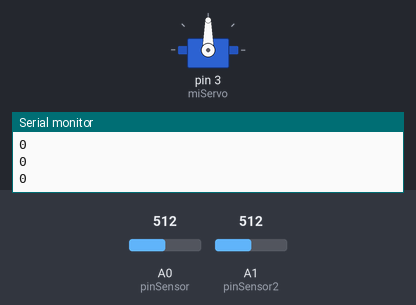
This sketch was run on a simulated Arduino Uno, built with avr-gcc and run on an emulated ATmega328P. Parts: servo, the last lines printed to the serial monitor. The inputs (shaded band) are chosen by the test bench; at power-on: A0 (pinSensor) = 512, A1 (pinSensor2) = 512.

Above: at 1.3 s.
1.4 s: A0 (pinSensor) set to 549
2.9 s: A0 (pinSensor) set to 575
At 3.4 s:
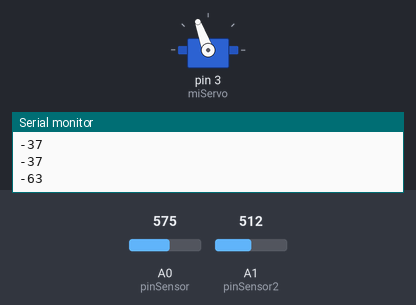
At 5.7 s:
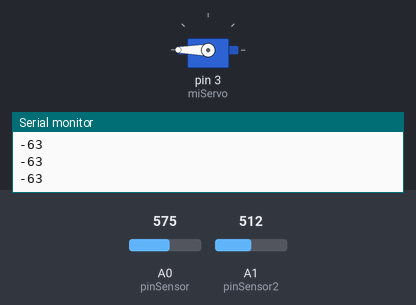
5.9 s: A1 (pinSensor2) set to 617
7.4 s: A1 (pinSensor2) set to 642
At 8.4 s:
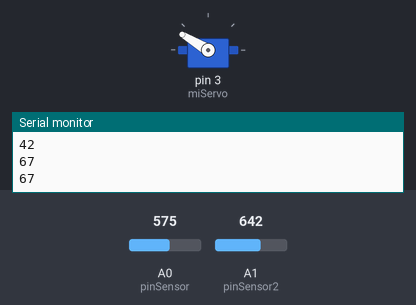
10.4 s: A1 (pinSensor2) set to 511
13.4 s: A0 (pinSensor) set to 474
14.9 s: A0 (pinSensor) set to 454
At 19.9 s:
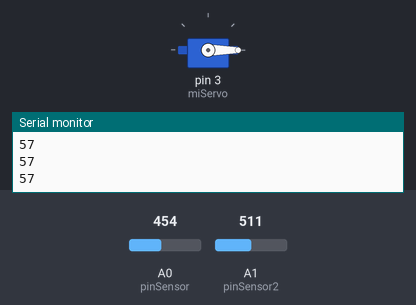
Timing chart, 0 to 21.0 s (numbered marks = the images above; inputs shaded):
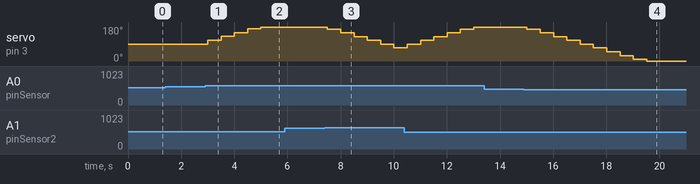

Measured:
- the behaviour switches between 562 and 563 on A0 (pinSensor) (found by bisection; images 0 and 1)
- the behaviour switches between 625 and 626 on A1 (pinSensor2) (found by bisection; images 2 and 3)
- the behaviour switches between 461 and 460 on A0 (pinSensor) (found by bisection; images 3 and 4)
- after the input at 2.9 s, servo on pin 3 (miServo): moves from 90° to 180° over 2.0 s, starting after 0.10 s
- after the input at 7.4 s, servo on pin 3 (miServo): moves from 180° to 69° over 2.5 s, starting after 0.11 s
- after the input at 14.9 s, servo on pin 3 (miServo): moves from 180° to 0° over 4.5 s, starting after 0.11 s

The sketch:

seguidor.ino
```cpp
//Tenemos que incluir la biblioteca Servo.h
#include <Servo.h>

//Declaramos las variables a usar

//------------------------------------------------------------//
//Variables a emplear para la lectura de las fotoresistencias
const int pinSensor = A0;
int valorAnalogico = 0;
const int pinSensor2 = A1;
int valorAnalogico2 = 0;

//------------------------------------------------------------//
//Variables a emplear en el control del servomotor, iniciandolo en 90°
Servo miServo;
int servoPosicion = 90;

//El método de configuración que ademas inicia una comunicación serial
//para leer los valores de las fotoresitencias en la terminal de arduino
void setup(){
  pinMode(pinSensor, INPUT);
  Serial.begin(9600);
  miServo.attach(3);
  miServo.write(servoPosicion);
}


void loop(){

//leemos los valores de las fotoresistencias con el método analogRead(numeroPin)
  valorAnalogico = analogRead(pinSensor);
  valorAnalogico2 = analogRead(pinSensor2);
  int diferencia = valorAnalogico2 - valorAnalogico;

  //De acuerdo a la diferencia entre las fotoresitencias movemos el servo hacia un lado u otro
 Serial.println(diferencia);
  if(diferencia > 50){
    servoPosicion -=20;
  }
  if(diferencia > 100){
    servoPosicion -= 40;
  }
  if(diferencia < -50){
    servoPosicion += 20;
  }
  if(diferencia < -100){
    servoPosicion += 40;
  }
  if(servoPosicion > 189){
    servoPosicion = 189;
  }
  if(servoPosicion < 2){
    servoPosicion = 0;
  }
  miServo.write(servoPosicion);
  delay(500);
}
```
